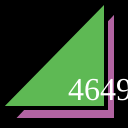
Frame 1 (no input)
Frame 60 (no input): identical to frame 1, image omitted
Frame 120 (the mouse pressed at the canvas centre since frame 60): identical to frame 1, image omitted

The p5.js sketch that drew this single still picture (run headless with seeded random() and noise() and a simulated clock; from frame 60 on, the mouse is pressed at the canvas centre):

// p5.js sketch
// ── sketch.js
function setup() {
  createCanvas(128,128);
}

function draw() {
  background(0);
  strokeWeight(4);
  fill(178, 100, 162);
  triangle(12,120,116,120,116,10);
  fill(94, 185, 84);
  triangle(0,108,106,108,106,0);
  fill(255);
  textSize(32);
  textFont("serif");
  text("4649", 68, 100);
}
